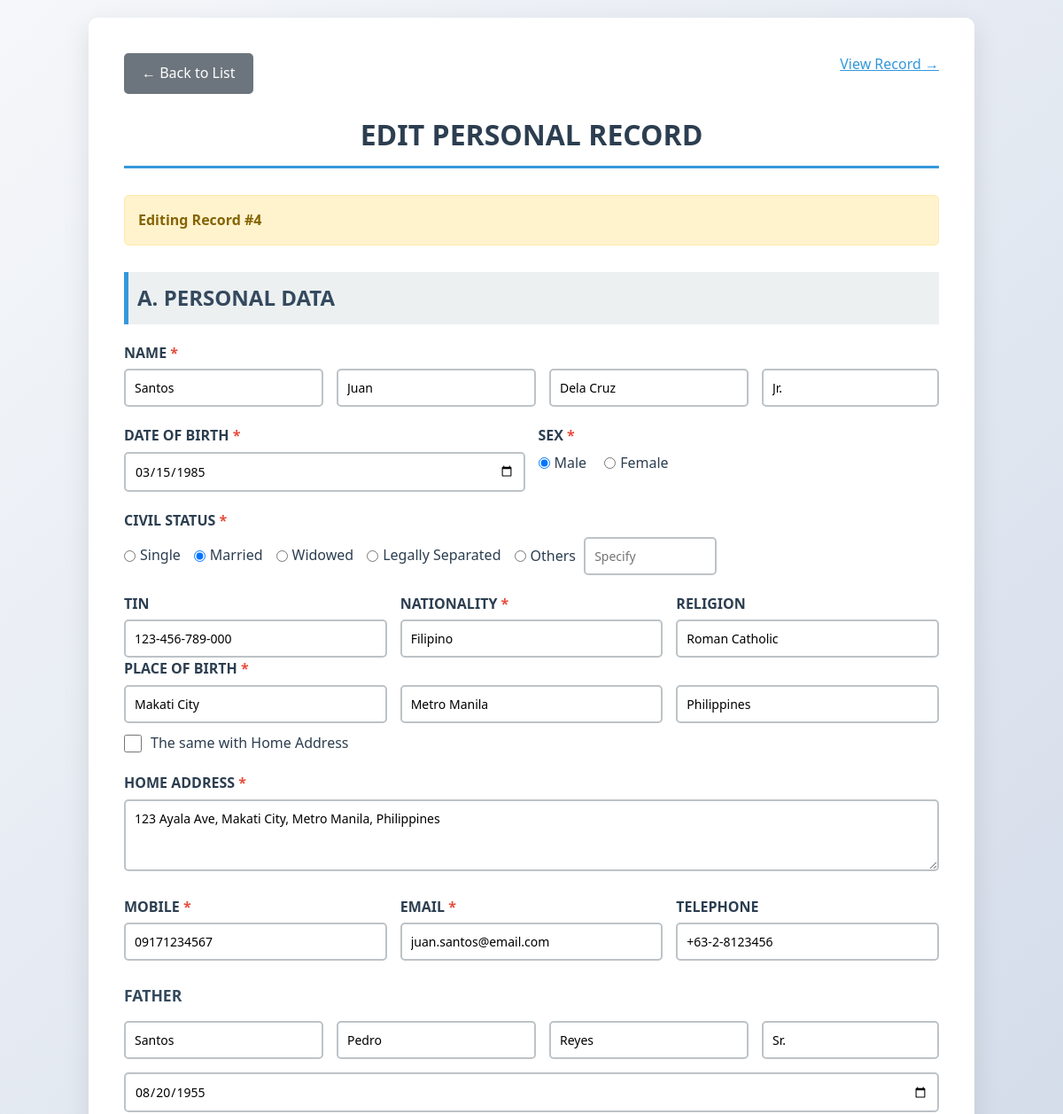
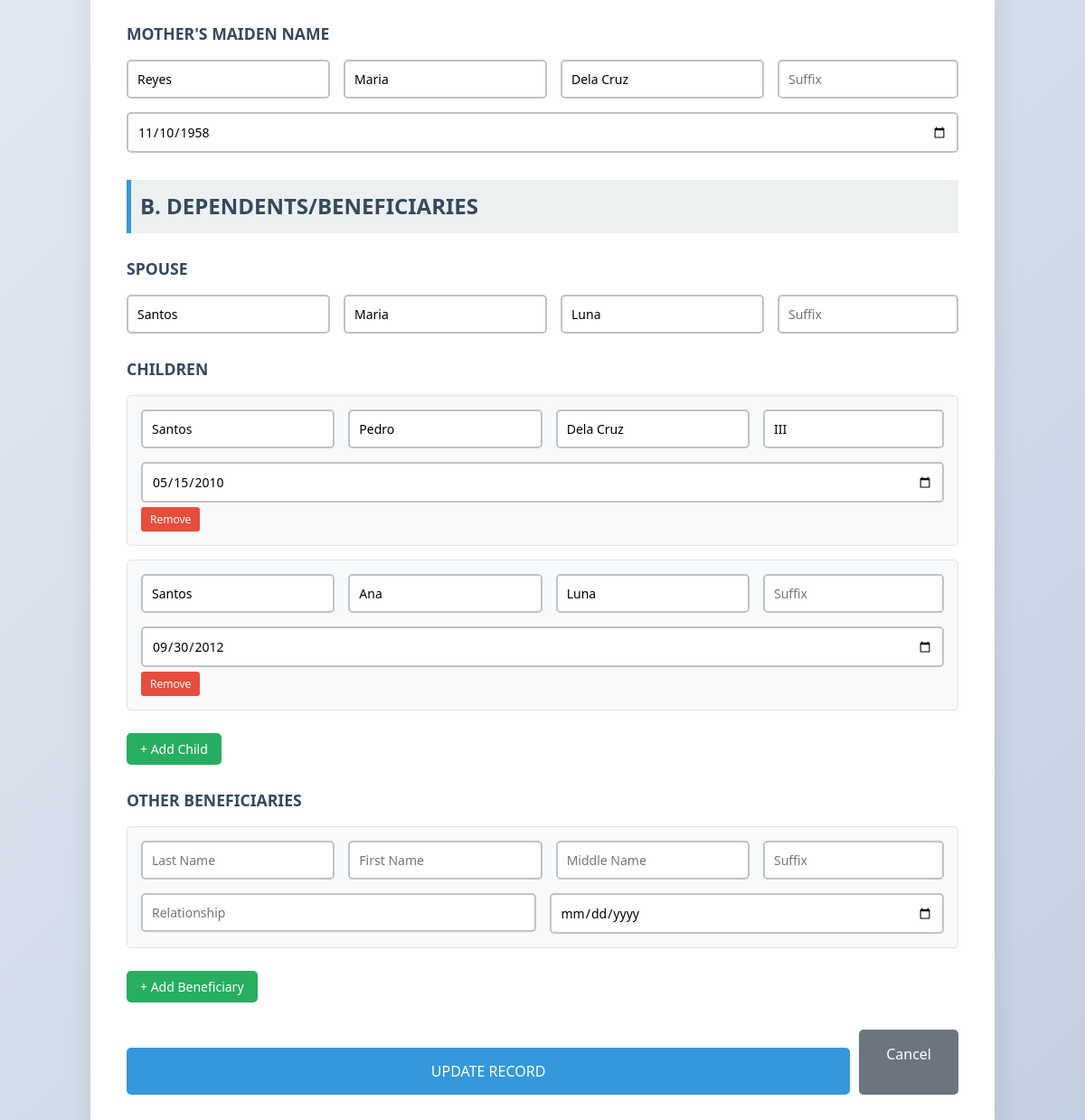
The app's page /edit.php?id=4 with its own data (2 pictures, top to bottom).
### tables this page shows
CREATE TABLE `personal_data` (
  `id` int(11) NOT NULL,
  `last_name` varchar(100) NOT NULL,
  `first_name` varchar(100) NOT NULL,
  `middle_name` varchar(100) DEFAULT NULL,
  `suffix` varchar(20) DEFAULT NULL,
  `dob` date NOT NULL,
  `sex` enum('Male','Female') NOT NULL,
  `civil_status` varchar(50) NOT NULL,
  `civil_status_other` varchar(100) DEFAULT NULL,
  `tin` varchar(50) DEFAULT NULL,
  `nationality` varchar(100) NOT NULL,
  `religion` varchar(100) DEFAULT NULL,
  `pob_city_municipality` varchar(100) NOT NULL,
  `pob_province` varchar(100) DEFAULT NULL,
  `pob_country` varchar(100) DEFAULT 'Philippines',
  `birth_same_as_home` tinyint(1) DEFAULT 0,
  `home_address` text DEFAULT NULL,
  `mobile` varchar(20) NOT NULL,
  `email` varchar(100) NOT NULL,
  `telephone` varchar(50) DEFAULT NULL,
  `father_last_name` varchar(100) DEFAULT NULL,
  `father_first_name` varchar(100) DEFAULT NULL,
  `father_middle_name` varchar(100) DEFAULT NULL,
  `father_suffix` varchar(20) DEFAULT NULL,
  `father_dob` date DEFAULT NULL,
  `mother_last_name` varchar(100) DEFAULT NULL,
  `mother_first_name` varchar(100) DEFAULT NULL,
  `mother_middle_name` varchar(100) DEFAULT NULL,
  `mother_suffix` varchar(20) DEFAULT NULL,
  `mother_dob` date DEFAULT NULL,
  `created_at` timestamp NOT NULL DEFAULT current_timestamp()
);

CREATE TABLE `dependents` (
  `id` int(11) NOT NULL,
  `personal_data_id` int(11) NOT NULL,
  `type` enum('spouse','child','beneficiary') NOT NULL,
  `last_name` varchar(100) DEFAULT NULL,
  `first_name` varchar(100) DEFAULT NULL,
  `middle_name` varchar(100) DEFAULT NULL,
  `suffix` varchar(20) DEFAULT NULL,
  `relationship` varchar(50) DEFAULT NULL,
  `dob` date DEFAULT NULL
);

### edit.php (the view, shortened to what the rows shown need)
<?php
require_once 'functions.php';
$id = isset($_GET['id']) ? intval($_GET['id']) : 0;
$record = getRecordById($id);
?>
<!DOCTYPE html>
<html lang="en">
<head>
    <link rel="stylesheet" href="css/style.css">
</head>
<body>
    <div class="container">
        <h1>EDIT PERSONAL RECORD</h1>
        <form id="personalDataForm" method="POST" novalidate>
            <h2>A. PERSONAL DATA</h2>
            <div class="form-group">
                <div class="row">
                    <div class="col">
                        <input type="text" name="last_name" id="last_name" value="<?php echo htmlspecialchars($record['last_name']); ?>" placeholder="Last Name">
                    </div>
                    <div class="col">
                        <input type="text" name="first_name" id="first_name" value="<?php echo htmlspecialchars($record['first_name']); ?>" placeholder="First Name">
                    </div>
                    <div class="col">
                        <input type="text" name="middle_name" value="<?php echo htmlspecialchars($record['middle_name']); ?>" placeholder="Middle Name">
                    </div>
                    <div class="col" style="flex: 0.5;">
                        <input type="text" name="suffix" value="<?php echo htmlspecialchars($record['suffix']); ?>" placeholder="Suffix">
                    </div>
                </div>
            </div>
            <div class="row">
                <div class="col">
                    <div class="form-group">
                        <label class="required">DATE OF BIRTH</label>
                        <input type="date" name="dob" id="dob" value="<?php echo $record['dob']; ?>">
                    </div>
                </div>
                <div class="col">
                    <div class="form-group">
                        <div class="radio-group">
                            <div class="radio-item">
                                <input type="radio" name="sex" id="sex_male" value="Male" <?php echo ($record['sex'] == 'Male') ? 'checked' : ''; ?>>
                                <label for="sex_male" style="margin: 0; font-weight: normal;">Male</label>
                            </div>
                            <div class="radio-item">
                                <input type="radio" name="sex" id="sex_female" value="Female" <?php echo ($record['sex'] == 'Female') ? 'checked' : ''; ?>>
                                <label for="sex_female" style="margin: 0; font-weight: normal;">Female</label>
                            </div>
                        </div>
                    </div>
                </div>
            </div>
            <div class="form-group">
                <div class="civil-status-options">
                    <?php $statuses = ['Single', 'Married', 'Widowed', 'Legally Separated', 'Others']; ?>
                    <?php foreach ($statuses as $status): ?>
                        <div class="radio-item">
                            <input type="radio" name="civil_status" value="<?php echo $status; ?>" id="cs_<?php echo strtolower(str_replace(' ', '_', $status)); ?>"
                                <?php echo ($record['civil_status'] == $status) ? 'checked' : ''; ?>>
                            <label for="cs_<?php echo strtolower(str_replace(' ', '_', $status)); ?>" style="margin: 0; font-weight: normal;">
                                <?php echo $status; ?>
                                <?php if ($status == 'Others'): ?>
                                    <input type="text" name="civil_status_other" value="<?php echo htmlspecialchars($record['civil_status_other']); ?>" style="width: 150px; margin-left: 5px;" placeholder="Specify">
                                <?php endif; ?>
                            </label>
                        </div>
                    <?php endforeach; ?>
                </div>
            </div>
            <div class="row">
                <div class="col">
                    <label>TIN</label>
                    <input type="text" name="tin" value="<?php echo htmlspecialchars($record['tin']); ?>">
                </div>
                <div class="col">
                    <label class="required">NATIONALITY</label>
                    <input type="text" name="nationality" id="nationality" value="<?php echo htmlspecialchars($record['nationality']); ?>">
                </div>
                <div class="col">
                    <label>RELIGION</label>
                    <input type="text" name="religion" value="<?php echo htmlspecialchars($record['religion']); ?>">
                </div>
            </div>
            <div class="form-group">
                <div class="row">
                    <div class="col">
                        <input type="text" name="pob_city_municipality" id="pob_city_municipality" value="<?php echo htmlspecialchars($record['pob_city_municipality']); ?>" placeholder="City/Municipality">
                    </div>
                    <div class="col">
                        <input type="text" name="pob_province" id="pob_province" value="<?php echo htmlspecialchars($record['pob_province']); ?>" placeholder="Province">
                    </div>
                    <div class="col">
                        <input type="text" name="pob_country" value="<?php echo htmlspecialchars($record['pob_country']); ?>" placeholder="Country">
                    </div>
                </div>
                <div class="checkbox-group">
                    <input type="checkbox" id="same_as_home" name="same_as_home" value="1" <?php echo $record['birth_same_as_home'] ? 'checked' : ''; ?>>
                    <label for="same_as_home" style="margin: 0; font-weight: normal;">The same with Home Address</label>
                </div>
            </div>
            <div class="form-group" id="home_address_group" style="<?php echo $record['birth_same_as_home'] ? 'display: none;' : ''; ?>">
                <label class="required">HOME ADDRESS</label>
                <textarea name="home_address" id="home_address" rows="3"><?php echo htmlspecialchars($record['home_address']); ?></textarea>
            </div>
            <div class="row">
                <div class="col">
                    <label class="required">MOBILE</label>
                    <input type="tel" name="mobile" id="mobile" value="<?php echo htmlspecialchars($record['mobile']); ?>">
                </div>
                <div class="col">
                    <label class="required">EMAIL</label>
                    <input type="email" name="email" id="email" value="<?php echo htmlspecialchars($record['email']); ?>">
                </div>
                <div class="col">
                    <label>TELEPHONE</label>
                    <input type="tel" name="telephone" value="<?php echo htmlspecialchars($record['telephone']); ?>">
                </div>
            </div>
            <div class="row">
                <div class="col"><input type="text" name="father_last_name" value="<?php echo htmlspecialchars($record['father_last_name']); ?>" placeholder="Last Name"></div>
                <div class="col"><input type="text" name="father_first_name" value="<?php echo htmlspecialchars($record['father_first_name']); ?>" placeholder="First Name"></div>
                <div class="col"><input type="text" name="father_middle_name" value="<?php echo htmlspecialchars($record['father_middle_name']); ?>" placeholder="Middle Name"></div>
                <div class="col" style="flex: 0.5;"><input type="text" name="father_suffix" value="<?php echo htmlspecialchars($record['father_suffix']); ?>" placeholder="Suffix"></div>
                <div class="col"><input type="date" name="father_dob" value="<?php echo $record['father_dob']; ?>"></div>
            </div>
            <div class="row">
                <div class="col"><input type="text" name="mother_last_name" value="<?php echo htmlspecialchars($record['mother_last_name']); ?>" placeholder="Last Name"></div>
                <div class="col"><input type="text" name="mother_first_name" value="<?php echo htmlspecialchars($record['mother_first_name']); ?>" placeholder="First Name"></div>
                <div class="col"><input type="text" name="mother_middle_name" value="<?php echo htmlspecialchars($record['mother_middle_name']); ?>" placeholder="Middle Name"></div>
                <div class="col"><input type="date" name="mother_dob" value="<?php echo $record['mother_dob']; ?>"></div>
            </div>
            <h2>B. DEPENDENTS/BENEFICIARIES</h2>
            <div class="row">
                <div class="col"><input type="text" name="spouse_last_name" value="<?php echo htmlspecialchars($record['spouse']['last_name'] ?? ''); ?>" placeholder="Last Name"></div>
                <div class="col"><input type="text" name="spouse_first_name" value="<?php echo htmlspecialchars($record['spouse']['first_name'] ?? ''); ?>" placeholder="First Name"></div>
                <div class="col"><input type="text" name="spouse_middle_name" value="<?php echo htmlspecialchars($record['spouse']['middle_name'] ?? ''); ?>" placeholder="Middle Name"></div>
            </div>
            <div id="children_container">
                <?php if (count($record['children']) > 0): ?>
                    <?php foreach ($record['children'] as $child): ?>
                        <div class="child-entry">
                            <div class="row">
                                <div class="col"><input type="text" name="child_last_name[]" value="<?php echo htmlspecialchars($child['last_name']); ?>" placeholder="Last Name"></div>
                                <div class="col"><input type="text" name="child_first_name[]" value="<?php echo htmlspecialchars($child['first_name']); ?>" placeholder="First Name"></div>
                                <div class="col"><input type="text" name="child_middle_name[]" value="<?php echo htmlspecialchars($child['middle_name']); ?>" placeholder="Middle Name"></div>
                                <div class="col" style="flex: 0.5;"><input type="text" name="child_suffix[]" value="<?php echo htmlspecialchars($child['suffix']); ?>" placeholder="Suffix"></div>
                                <div class="col"><input type="date" name="child_dob[]" value="<?php echo $child['dob']; ?>"></div>
                            </div>
                            <button type="button" class="btn-danger" onclick="this.parentElement.remove()">Remove</button>
                        </div>
                    <?php endforeach; ?>
                <?php endif; ?>
            </div>
        </form>
    </div>
</body>
</html>

### records on screen
personal_data: last_name "Santos", first_name "Juan", middle_name "Dela Cruz", suffix "Jr.", dob "03/15/1985", sex "☑ Male", sex "☐ Female", civil_status "☐ Single", civil_status "☑ Married", civil_status "☐ Widowed", civil_status "☐ Legally Separated", civil_status "☐ Others", tin "123-456-789-000", nationality "Filipino", religion "Roman Catholic", pob_city_municipality "Makati City", pob_province "Metro Manila", pob_country "Philippines", home_address "123 Ayala Ave, Makati City, Metro Manila, Philippines", mobile "09171234567", email "juan.santos@email.com", telephone "+63-2-8123456", father_last_name "Santos", father_first_name "Pedro", father_middle_name "Reyes", father_suffix "Sr.", father_dob "08/20/1955", mother_last_name "Reyes", mother_first_name "Maria", mother_middle_name "Dela Cruz", mother_dob "11/10/1958"
dependents: spouse_last_name "Santos", spouse_first_name "Maria", spouse_middle_name "Luna"
dependents: last_name "Santos", first_name "Pedro", middle_name "Dela Cruz", suffix "III", dob "05/15/2010"
dependents: last_name "Santos", first_name "Ana", middle_name "Luna", dob "09/30/2012"

### other values on screen
$id "4"
$status "Single"
$status "Married"
$status "Widowed"
$status "Legally Separated"
$status "Others"
